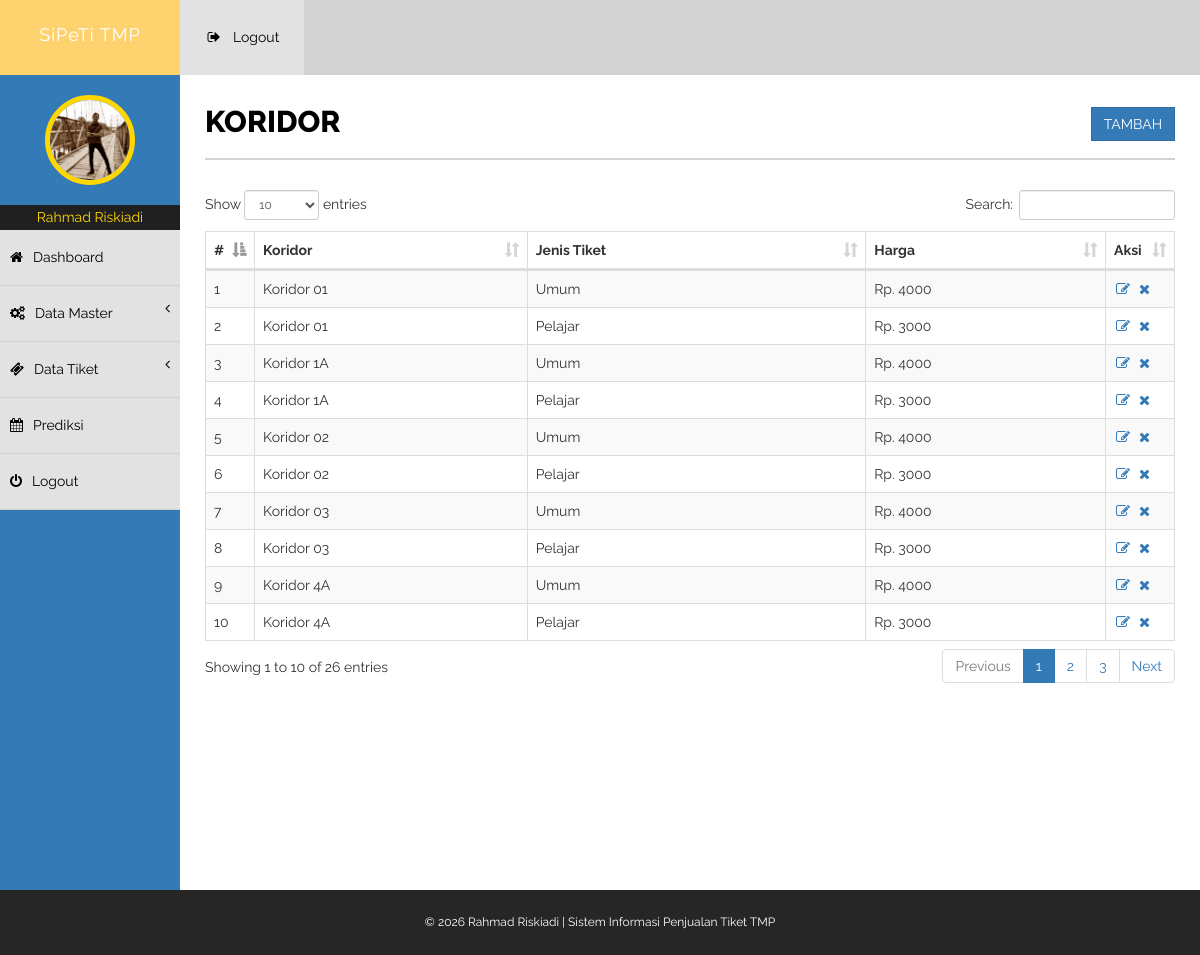
The app's page /koridor (signed in) with its own data.
### tables this page shows
CREATE TABLE `koridor` (
  `id` int(11) NOT NULL,
  `jenisID` int(11) NOT NULL,
  `koridor` text NOT NULL
);

CREATE TABLE `jenis` (
  `id` int(11) NOT NULL,
  `jenisTiket` varchar(10) NOT NULL,
  `hargaTiket` bigint(10) NOT NULL
);

### modul/koridor/koridor.php (the view, shortened to what this page needs)
<?php
$a=$_GET['a'] ?? '';
switch($a){
	default:
?>
	<div class="row">
                    <div class="col-lg-12">
                        <h1 class="page-head-line"><?php echo strtoupper($m);?>
						<span class="pull-right text-muted">
						<a href="<?php echo $site.$m;?>/tambah" class="btn btn-primary">Tambah</a></span>
						</h1>
                    </div>
                </div>
                <div class="row">
            <div class="col-lg-12">
                <div class="table-responsive">
                            <table class="table table-striped table-bordered table-hover" id="t1">
                                <thead>
                                    <tr>
                                        <th style="width:5%;">#</th>
                                        <th>Koridor</th>
										 <th>Jenis Tiket</th>
										 <th>Harga</th>
										<th style="width:5%;">Aksi</th>
                                    </tr>
                                </thead>
                                <tbody>
									<?php
									$no=0;
									$q=$con->query("SELECT *, a.id as idKor FROM koridor a, jenis b
									WHERE a.jenisID=b.id ORDER BY idKor ASC");
									while($r=$q->fetch_assoc()){
									$no++;
										echo "<tr>
											<td>$no</td>
											<td>$r[koridor]</td>
											<td>$r[jenisTiket]</td>
											<td>Rp. $r[hargaTiket]</td>
											<td>
											<a href='".$site."$m/update/$r[idKor]'><i class='fa fa-edit fa-fw' title='Update'></i></a>
											<a href='".$site."$m/delete/$r[idKor]'><i class='fa fa-times fa-fw' title='Delete' onclick='return konfirmasi()'></i></a>
											</td>
										</tr>";
									}
									?>
                                </tbody>
                            </table>
                        </div>
                        </div>
            </div>
<?php break; ?>
<?php }	?>

### index.php
<?php
include 'func.php';
if (empty($_SESSION['username']) AND empty($_SESSION['password'])){
	include 'login.php';
}else{
	include 'dashboard.php';
}
?>

### dashboard.php (shortened to what this page needs)
<!DOCTYPE html>
<html xmlns="http://www.w3.org/1999/xhtml">
<head>
    <link href="<?php echo $site;?>assets/css/bootstrap.css" rel="stylesheet" />
    <link href="<?php echo $site;?>assets/css/font-awesome.css" rel="stylesheet" />
    <link href="<?php echo $site;?>assets/css/style.css" rel="stylesheet" />
    <link rel="stylesheet" type="text/css" href="<?php echo $site;?>assets/plugins/datatables-plugins/integration/bootstrap/3/dataTables.bootstrap.min.css">
    <link href="<?php echo $site;?>assets/plugins/datatables-responsive/css/dataTables.responsive.css" rel="stylesheet">
    <link rel="stylesheet" href="https://cdn.jsdelivr.net/npm/katex@0.16.11/dist/katex.min.css">
</head>
<body>
<div id="wrapper">
    <nav class="navbar navbar-default navbar-cls-top " role="navigation" style="margin-bottom: 0">
        <div class="navbar-header">
            <a  class="navbar-brand" href="<?php echo $site;?>"><?php echo $aplikasi;?>
            </a>
        </div>
        <div class="notifications-wrapper">
            <ul class="nav">
                <li class="dropdown">
                    <a href="<?php echo $site;?>logout" ><i class="fa fa-sign-out fa-fw"></i>Logout
                    </a>
                </li>
            </ul>
        </div>
    </nav>
    <nav  class="navbar-default navbar-side" role="navigation">
        <div class="sidebar-collapse">
            <ul class="nav" id="main-menu">
                <li>
                    <div class="user-img-div">
                        <?php if (empty($_SESSION['foto'])){?>
                            <img src="<?php echo $site;?>asts/plugins/images/f_tmp/amek.jpg" class="img-circle" />
                        <?php }else{?>
                            <img src="<?php echo $site;?>assets/file/foto/<?php echo $_SESSION['foto'];?> " class="img-circle" />
                        <?php } ?>
                    </div>
                    <div style="color: #ffd700; class="nav"><center><?php echo $develop?></center></div>
                </li>
                <?php menu();?>
            </ul>
        </div>
    </nav>
    <div id="page-wrapper" class="page-wrapper-cls">
        <div id="page-inner">
            <?php
            modul($_GET['m'] ?? '');
            ?>
        </div>
    </div>
</div>
<footer >
    <center><?php echo $footer;?></center>
</footer>
</body>
</html>

### func.php (shortened to what this page needs)
<?php
$site=((!empty($_SERVER['HTTPS']) && $_SERVER['HTTPS'] !== 'off') || (isset($_SERVER['HTTP_X_FORWARDED_PROTO']) && $_SERVER['HTTP_X_FORWARDED_PROTO'] === 'https') ? "https" : "http")."://".$_SERVER['HTTP_HOST']."/";
$develop=" Rahmad Riskiadi";
$aplikasi="SiPeTi TMP";
$footer="&COPY; " .date('Y') . $develop. "  | Sistem Informasi Penjualan Tiket TMP";
function modul($m){
	if(empty($m)){
		include "modul/home/home.php";
	}elseif($m=='logout'){
		if (session_status() === PHP_SESSION_NONE) {
			session_start();
		}
		session_destroy();
		javascript('','redirect');
	}else{
		return include "modul/$m/$m.php";
	}
}
function menu(){
	global $site;
	$l=$_SESSION['level'] ?? '';
	switch($l){
		case '1':
		echo  '     <li><a class="" href="'.$site.'" ><i class="fa fa-home "></i>Dashboard</a></li>
                    <li>
					    <a href="javascript:void(0);"><i class="fa fa-gears "></i>Data Master <span class="fa arrow"></span></a>
						<ul class="nav nav-second-level">
					        <li><a href="'.$site.'user"><i class="fa fa-user "></i>Pengguna </a></li>
					        <li><a href="'.$site.'jenis"><i class="fa fa-check-circle-o "></i>Jenis </a></li>
					        <li><a href="'.$site.'koridor"><i class="fa  fa-bus"></i>Koridor </a></li>
                            <li><a href="'.$site.'pengaturan"><i class="fa  fa-at"></i>Nilai Aplha </a></li>
						</ul>
					</li>
					<li>
						<a href="javascript:void(0);"><i class="fa fa-ticket "></i>Data Tiket <span class="fa arrow"></span></a>
						 <ul class="nav nav-second-level">
						 <li><a href="'.$site.'penjualan"><i class="fa fa-dollar"></i>Penjualan </a></li>
						 <li><a href="'.$site.'datauji"><i class="fa fa-table"></i>Data Uji </a></li>
						 </ul>
					</li>
                    <li><a href="'.$site.'prediksi"><i class="fa fa-calendar"></i>Prediksi </a></li>
					<li><a href="'.$site.'logout"><i class="fa fa-power-off "></i>Logout</a></li>
					  ';
			break;
	}
}
?>

### assets/css/style.css (style rules this page uses)
body { font-family: 'Raleway', sans-serif; line-height:25px; font-size:14px; }
#wrapper { width: 100%; background: #337ab7; }
#page-wrapper { padding: 0px 15px 15px 15px; min-height: 800px; background: #fff; }
#page-inner { width: 100%; background-color: #fff!important; padding: 10px; min-height: 800px; }
.page-head-line { font-size: 30px; text-transform: uppercase; color: #000; font-weight: 800; padding-bottom: 20px; border-bottom: 2px solid #d2d2d2; margin-bottom: 30px; }
.btn { border-radius:0px!important; -moz-border-radius:0px!important; -webkit-border-radius:0px!important; }
.navbar-cls-top .navbar-brand { color: #000000; background: #ffd700; width: 180px; text-align: center; height: 75px; font-size: 18px; letter-spacing: 1px; padding-top: 25px; }
.user-img-div { min-height: 90px; padding: 20px; background-color: #337ab7; text-align:center; }
.user-img-div img { height: 90px; border: 5px solid #ffd700; }
.arrow { float: right; }
.fa.arrow:before { content: "\f104"; }
.sidebar-collapse, .sidebar-collapse .nav { background: none; }
.sidebar-collapse .nav { padding: 0; }
.sidebar-collapse .nav > li > a { color: #000; background: #E2E2E2; text-shadow: none; border-bottom: 1px solid #D2D2D2; }
.sidebar-collapse > .nav > li > a { padding: 15px 10px; }
.navbar-side { border: none; background-color: #202020; }
.navbar-cls-top { background: #262626; border-bottom: none; }
.navbar-default { border: 0px solid black; }
.navbar-header { background: #000000; }
.nav > li > a > i { margin-right: 10px; }
.notifications-wrapper { margin-left:3px; }
.notifications-wrapper .nav { background-color: #D2d2d2; }
.notifications-wrapper li { display: inline-block; }
.notifications-wrapper li a { padding: 25px; min-height: 50px; }
.notifications-wrapper .nav > li > a { background-color: #E2E2E2; color:#000; }
footer { background-color:#262626; padding:20px 50px; color:#fff; font-size:12px; }
@media (min-width:768px) { .page-wrapper-cls { margin: 0 0 0 180px; } }
@media (min-width:768px) { .navbar-side { z-index: 1; position: absolute; width: 180px; } }
@media (min-width:768px) { .navbar { border-radius: 0px; } }

### records on screen
koridor: koridor "Koridor 01", jenisID.jenisTiket "Umum", jenisID.hargaTiket "4000"
koridor: koridor "Koridor 01", jenisID.jenisTiket "Pelajar", jenisID.hargaTiket "3000"
koridor: koridor "Koridor 1A", jenisID.jenisTiket "Umum", jenisID.hargaTiket "4000"
koridor: koridor "Koridor 1A", jenisID.jenisTiket "Pelajar", jenisID.hargaTiket "3000"
koridor: koridor "Koridor 02", jenisID.jenisTiket "Umum", jenisID.hargaTiket "4000"
koridor: koridor "Koridor 02", jenisID.jenisTiket "Pelajar", jenisID.hargaTiket "3000"
koridor: koridor "Koridor 03", jenisID.jenisTiket "Umum", jenisID.hargaTiket "4000"
koridor: koridor "Koridor 03", jenisID.jenisTiket "Pelajar", jenisID.hargaTiket "3000"
koridor: koridor "Koridor 4A", jenisID.jenisTiket "Umum", jenisID.hargaTiket "4000"
koridor: koridor "Koridor 4A", jenisID.jenisTiket "Pelajar", jenisID.hargaTiket "3000"

### other values on screen
$aplikasi "SiPeTi TMP"
$develop "Rahmad Riskiadi"
$m "KORIDOR"
$footer "© 2026 Rahmad Riskiadi | Sistem Informasi Penjualan Tiket TMP"
